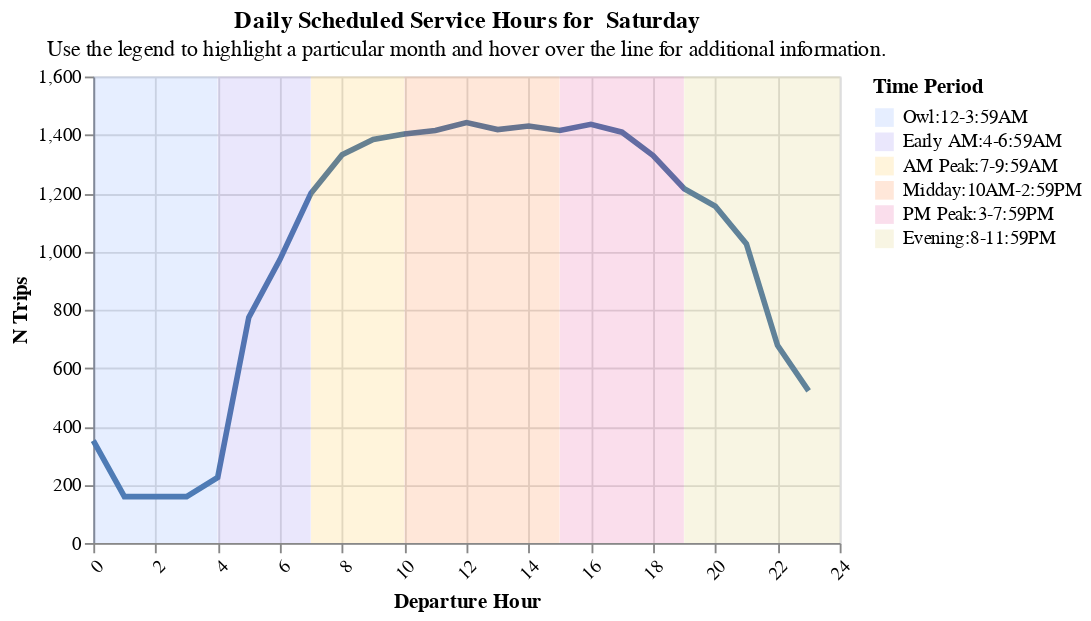

Here is the notebook cell this chart was saved with:
### Code cell
create_hourly_summary(sf_only, "Saturday")

### Figure 1 — Vega-Lite specification as saved in the notebook (floating-point values rounded to 4 significant figures; data arrays with more than 128 entries replaced by an {"elided": "..."} marker saying what was removed)
{"config": {"view": {"continuousWidth": 300, "continuousHeight": 300}}, "layer": [{"data": {"name": "data-1f7b4c1c442a5b206275f059b3fc432b"}, "mark": {"type": "line", "size": 3}, "encoding": {"x": {"axis": {"labelAngle": -45}, "field": "Departure Hour", "title": "Departure Hour", "type": "quantitative"}, "y": {"field": "N Trips", "title": "N Trips", "type": "quantitative"}}, "name": "view_1", "transform": [{"filter": {"param": "param_1"}}]}, {"data": {"name": "data-ed3e58c91c1826c4bca955698f66e78a"}, "mark": {"type": "rect", "opacity": 0.15}, "encoding": {"color": {"field": "Time Period", "scale": {"range": ["#5b8efd", "#765fec", "#fcb40e", "#fc5c04", "#dd217d", "#ccbb44", "#c5c5c4"]}, "sort": ["Owl:12-3:59AM", "Early AM:4-6:59AM", "AM Peak:7-9:59AM", "Midday:10AM-2:59PM", "PM Peak:3-7:59PM", "Evening:8-11:59PM"], "type": "nominal"}, "x": {"field": "start", "type": "quantitative"}, "x2": {"field": "stop"}, "y": {"value": 0}, "y2": {"value": 250}}}], "height": 250, "params": [{"name": "param_1", "select": {"type": "point", "fields": ["Date"]}, "bind": {"input": "select", "options": ["01-2025", "02-2025", "03-2025", "04-2025", "05-2025", "06-2025", "07-2025", "08-2025", "09-2025", "10-2025", "11-2025"], "name": "Dates: "}, "value": "01-2025", "views": ["view_1"]}], "resolve": {"scale": {"color": "independent"}}, "title": {"text": ["Daily Scheduled Service Hours for  Saturday"], "subtitle": ["Use the legend to highlight a particular month and hover over the line for additional information."]}, "width": 400, "$schema": "https://vega.github.io/schema/vega-lite/v5.20.1.json", "datasets": {"data-1f7b4c1c442a5b206275f059b3fc432b": {"elided": "264 records"}, "data-ed3e58c91c1826c4bca955698f66e78a": [{"index": 0, "start": 0, "stop": 3.99, "Time Period": "Owl:12-3:59AM"}, {"index": 1, "start": 4, "stop": 6.99, "Time Period": "Early AM:4-6:59AM"}, {"index": 2, "start": 7, "stop": 9.99, "Time Period": "AM Peak:7-9:59AM"}, {"index": 3, "start": 10, "stop": 14.99, "Time Period": "Midday:10AM-2:59PM"}, {"index": 4, "start": 15, "stop": 18.99, "Time Period": "PM Peak:3-7:59PM"}, {"index": 5, "start": 19, "stop": 24.0, "Time Period": "Evening:8-11:59PM"}]}}
